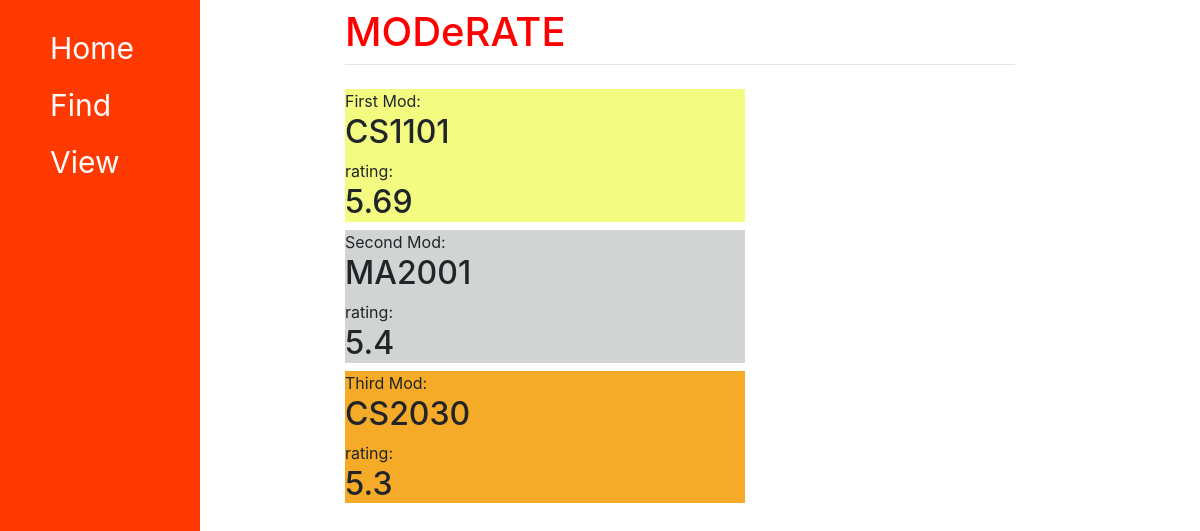
Page /view/rating/ on the committed database.
### moderate/models.py (models this page shows)
class Module(models.Model):
    code = models.CharField(max_length = 10)
    rating = models.FloatField(default = 0.0)
    comment1 = models.CharField(max_length = 200, default = "")
    comment2 = models.CharField(max_length = 200, default = "")
    comment3 = models.CharField(max_length = 200, default = "")
    searched = models.IntegerField(default = 1)
    emotions = models.CharField(max_length = 200, default = "1.0,1.0,1.0,1.0,1.0")

### moderate/views.py (the view)
# urls.py: path("view/rating/", views.rating, name="rating"),
def rating(response):
    mydict = {}
    top3 = Module.objects.order_by("-rating")[:3]
    mydict["first"] = getattr(top3[0], "code")
    mydict["second"] = getattr(top3[1], "code")
    mydict["third"] = getattr(top3[2], "code")
    mydict["rate1"] = getattr(top3[0], "rating")
    mydict["rate2"] = getattr(top3[1], "rating")
    mydict["rate3"] = getattr(top3[2], "rating")
    return render(response, "moderate/rating.html", mydict)

### moderate/templates/moderate/rating.html (shortened to what this page needs)
{% extends "moderate/base.html" %}
{% block content %}
<div>
    <div style="background-color:rgb(243, 252, 128);width:400px">
        First Mod: <h2>{{first}}</h2> rating: <h2>{{rate1}}</h2>
    </div>
    <div style="background-color:rgb(209, 212, 211);width:400px">
        Second Mod: <h2>{{second}}</h2> rating: <h2>{{rate2}}</h2>
    </div>
    <div style="background-color:rgb(245, 170, 40);width:400px">
        Third Mod: <h2>{{third}}</h2> rating: <h2>{{rate3}}</h2>
    </div>
</div>
{% endblock %}

### rows in the picture
Module: code "CS1101", rating "5.69"
Module: code "MA2001", rating "5.4"
Module: code "CS2030", rating "5.3"
